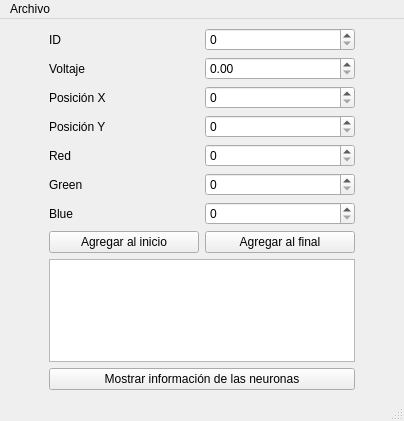
<?xml version="1.0" encoding="UTF-8"?>
<ui version="4.0">
 <class>MainWindow</class>
 <widget class="QMainWindow" name="MainWindow">
  <property name="geometry">
   <rect>
    <x>0</x>
    <y>0</y>
    <width>404</width>
    <height>421</height>
   </rect>
  </property>
  <property name="windowTitle">
   <string>MainWindow</string>
  </property>
  <widget class="QWidget" name="centralwidget">
   <layout class="QHBoxLayout" name="horizontalLayout">
    <item>
     <spacer name="horizontalSpacer">
      <property name="orientation">
       <enum>Qt::Horizontal</enum>
      </property>
      <property name="sizeType">
       <enum>QSizePolicy::Preferred</enum>
      </property>
      <property name="sizeHint" stdset="0">
       <size>
        <width>40</width>
        <height>20</height>
       </size>
      </property>
     </spacer>
    </item>
    <item>
     <layout class="QGridLayout" name="gridLayout">
      <item row="1" column="1">
       <widget class="QDoubleSpinBox" name="voltaje_spinBox"/>
      </item>
      <item row="3" column="1">
       <widget class="QSpinBox" name="posicionY_spinBox"/>
      </item>
      <item row="7" column="0">
       <widget class="QPushButton" name="submit_start">
        <property name="text">
         <string>Agregar al inicio</string>
        </property>
       </widget>
      </item>
      <item row="7" column="1">
       <widget class="QPushButton" name="submit_end">
        <property name="text">
         <string>Agregar al final</string>
        </property>
       </widget>
      </item>
      <item row="1" column="0">
       <widget class="QLabel" name="label_2">
        <property name="text">
         <string>Voltaje</string>
        </property>
       </widget>
      </item>
      <item row="2" column="1">
       <widget class="QSpinBox" name="posicionX_spinBox"/>
      </item>
      <item row="0" column="1">
       <widget class="QSpinBox" name="id_spinBox"/>
      </item>
      <item row="2" column="0">
       <widget class="QLabel" name="label_3">
        <property name="text">
         <string>Posición X</string>
        </property>
       </widget>
      </item>
      <item row="6" column="0">
       <widget class="QLabel" name="label_7">
        <property name="text">
         <string>Blue</string>
        </property>
       </widget>
      </item>
      <item row="3" column="0">
       <widget class="QLabel" name="label_4">
        <property name="text">
         <string>Posición Y</string>
        </property>
       </widget>
      </item>
      <item row="4" column="0">
       <widget class="QLabel" name="label_5">
        <property name="text">
         <string>Red</string>
        </property>
       </widget>
      </item>
      <item row="6" column="1">
       <widget class="QSpinBox" name="blue_spinBox"/>
      </item>
      <item row="0" column="0">
       <widget class="QLabel" name="label">
        <property name="text">
         <string>ID</string>
        </property>
        <property name="alignment">
         <set>Qt::AlignLeading|Qt::AlignLeft|Qt::AlignVCenter</set>
        </property>
       </widget>
      </item>
      <item row="5" column="0">
       <widget class="QLabel" name="label_6">
        <property name="text">
         <string>Green</string>
        </property>
       </widget>
      </item>
      <item row="8" column="0" colspan="2">
       <widget class="QTextEdit" name="output"/>
      </item>
      <item row="5" column="1">
       <widget class="QSpinBox" name="green_spinBox"/>
      </item>
      <item row="4" column="1">
       <widget class="QSpinBox" name="red_spinBox"/>
      </item>
      <item row="9" column="0" colspan="2">
       <widget class="QPushButton" name="show_neurons">
        <property name="text">
         <string>Mostrar información de las neuronas</string>
        </property>
       </widget>
      </item>
     </layout>
    </item>
    <item>
     <spacer name="horizontalSpacer_2">
      <property name="orientation">
       <enum>Qt::Horizontal</enum>
      </property>
      <property name="sizeType">
       <enum>QSizePolicy::Preferred</enum>
      </property>
      <property name="sizeHint" stdset="0">
       <size>
        <width>40</width>
        <height>20</height>
       </size>
      </property>
     </spacer>
    </item>
   </layout>
  </widget>
  <widget class="QMenuBar" name="menubar">
   <property name="geometry">
    <rect>
     <x>0</x>
     <y>0</y>
     <width>404</width>
     <height>21</height>
    </rect>
   </property>
   <widget class="QMenu" name="menuArchivo">
    <property name="title">
     <string>Archivo</string>
    </property>
    <addaction name="actionAbrir"/>
    <addaction name="actionGuardar"/>
   </widget>
   <addaction name="menuArchivo"/>
  </widget>
  <widget class="QStatusBar" name="statusbar"/>
  <action name="actionAbrir">
   <property name="text">
    <string>Abrir</string>
   </property>
  </action>
  <action name="actionGuardar">
   <property name="text">
    <string>Guardar</string>
   </property>
  </action>
 </widget>
 <tabstops>
  <tabstop>id_spinBox</tabstop>
  <tabstop>voltaje_spinBox</tabstop>
  <tabstop>posicionX_spinBox</tabstop>
  <tabstop>posicionY_spinBox</tabstop>
  <tabstop>red_spinBox</tabstop>
  <tabstop>green_spinBox</tabstop>
  <tabstop>blue_spinBox</tabstop>
  <tabstop>submit_start</tabstop>
  <tabstop>submit_end</tabstop>
  <tabstop>output</tabstop>
  <tabstop>show_neurons</tabstop>
 </tabstops>
 <resources/>
 <connections/>
</ui>
